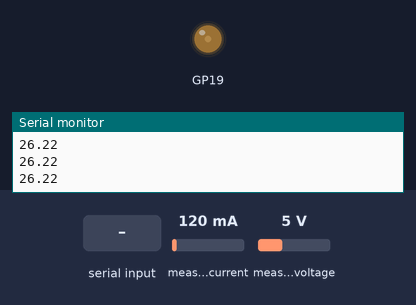
Bench run of a sketch on a simulated Raspberry Pi Pico. On the bench: output pins drawn as LEDs (lit = HIGH), the last lines printed to the serial monitor. The test bench sets the inputs (shaded band); at power-on: measured current 120 mA, measured voltage 5 V.

Above: at 1.28 s.
1.3 s: measured current set to 1500 mA
3.2 s: "90,45\n" received over Serial
At 5.0 s:
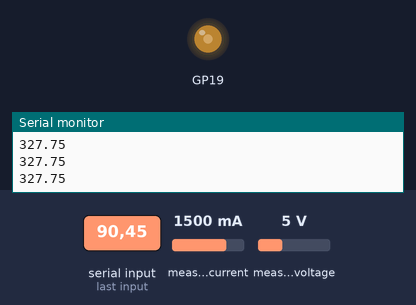
At 6.25 s:
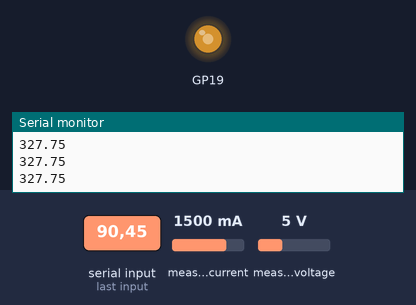
6.3 s: measured voltage set to 0.3 V
At 8.5 s:
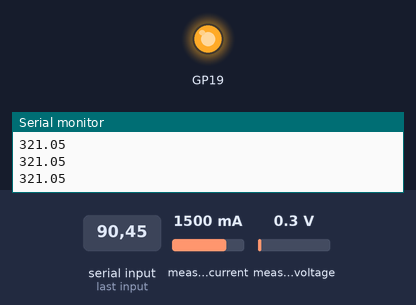
Timing chart, 0 to 10.0 s (numbered marks = the images above; inputs shaded):
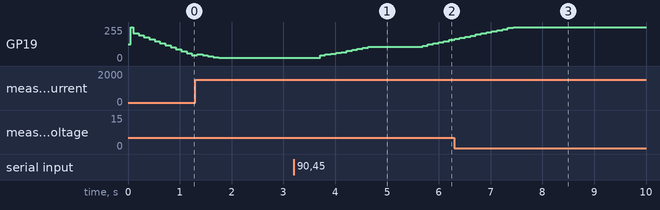

The sketch:

voltage_and_current.ino
```cpp
#include <stdio.h>
#include <stdint.h>
#include "pico/stdlib.h"
#include "hardware/gpio.h"
#include "hardware/adc.h"
#include "hardware/pwm.h"
#include "Arduino.h"
#include <QuickPID.h>
#include "EmonLib.h"


// #include <SPI.h>
// #include <Wire.h>
// #include <Adafruit_GFX.h>
// #include <Adafruit_SSD1306.h>


// #define SCREEN_WIDTH 128 // OLED display width, in pixels
// #define SCREEN_HEIGHT 64 // OLED display height, in pixels

// #define OLED_RESET     -1 // Reset pin # (or -1 if sharing Arduino reset pin)
// #define SCREEN_ADDRESS 0x3C ///< See datasheet for Address; 0x3C

#define PWM 19
#define PWM_FREQ 20e3
#define SETPOINT 500
#define VOLTAGE 26
#define CURRENT 27
#define ADC_BITS 12
#define OFFSET 2048

// #define PIN_WIRE0_SDA  (4u)
// #define PIN_WIRE0_SCL  (5u)

float setpoint, realPower, duty_cycle, Vrms, Irms;
float Kp = .02, Ki = 0.1, Kd = 0; // 1kW Load
// float Kp = .09, Ki = 1, Kd = .01; LIGHT BULB
uint slice, channel, wrap;

// Adafruit_SSD1306 display(SCREEN_WIDTH, SCREEN_HEIGHT, &Wire, OLED_RESET);

QuickPID powerPID(&realPower, &duty_cycle, &setpoint);
EnergyMonitor emon1;                   // Create an instance

uint32_t pwm_set_freq_duty(uint slice_num, uint chan, uint32_t freq, int d)
{
 uint32_t clock = 125000000;
 uint32_t divider16 = clock / freq / 4096 +
                           (clock % (freq * 4096) != 0);
 if (divider16 / 16 == 0)
 divider16 = 16;
 uint32_t wrap = clock * 16 / divider16 / freq - 1;
 pwm_set_clkdiv_int_frac(slice_num, divider16/16,
                                     divider16 & 0xF);
 pwm_set_wrap(slice_num, wrap);
 pwm_set_chan_level(slice_num, chan, wrap * d / 100);
 return wrap;
}

// void update_display(float power, float Vrms, float Irms)
// {
//   display.clearDisplay();
//   display.setCursor(0,10);
//   display.print(power);
//   display.println("W");
//   display.print(Vrms);
//   display.println("V");
//   display.print(Irms);
//   display.println("A");
//   display.display();
// }

// double rmsI()
// {
//   uint32_t sumI = 0;
//   int16_t current = 0;
//   for (uint16_t i = 0; i < 50000; i++)
//   {
//     current = (adc_read() - OFFSET);
//     if (current < 60)
//       current = 0;

//     sumI += current * current;
//   }

//   return sqrt(sumI / 50000.0f);

// }

void setup ()
{
  Serial.begin(9600);
  // PWM Setup
  gpio_set_function(PWM, GPIO_FUNC_PWM);
  slice = pwm_gpio_to_slice_num (PWM);
  channel = pwm_gpio_to_channel (PWM);
  wrap = pwm_set_freq_duty(slice, channel, PWM_FREQ, 50);
  pwm_set_enabled(slice, true);

  setpoint = 620;
  powerPID.SetOutputLimits(0, 90);
  powerPID.SetTunings(Kp, Ki, Kd);
  powerPID.SetMode(powerPID.Control::automatic);

  // analogReadResolution(ADC_BITS);
  emon1.current(CURRENT, 11);
  emon1.voltage(VOLTAGE, 240, 1.7);
  // emon1.current(CURRENT, 42.5);
  // emon1.voltage(VOLTAGE, 975, 1.7);

  //Mains power measurment setup
  adc_init();
  adc_gpio_init(VOLTAGE);
  adc_gpio_init(CURRENT);
}

uint8_t tik = 0;

void loop()
{

  if (tik == 10) {
    if (Serial.available() > 0) {
      setpoint = Serial.parseInt();
    }
    tik = 0;
  }

  emon1.calcVI(5,150);
  realPower=emon1.realPower;
  Serial.println(realPower);
  powerPID.Compute();

  pwm_set_chan_level(slice, channel, wrap * (100-duty_cycle) / 100);

  tik++;
}
```

Measured:
- after the input at 3.2 s, GP19: moves from 25/255 to 158/255 over 2.5 s, starting after 0.51 s
